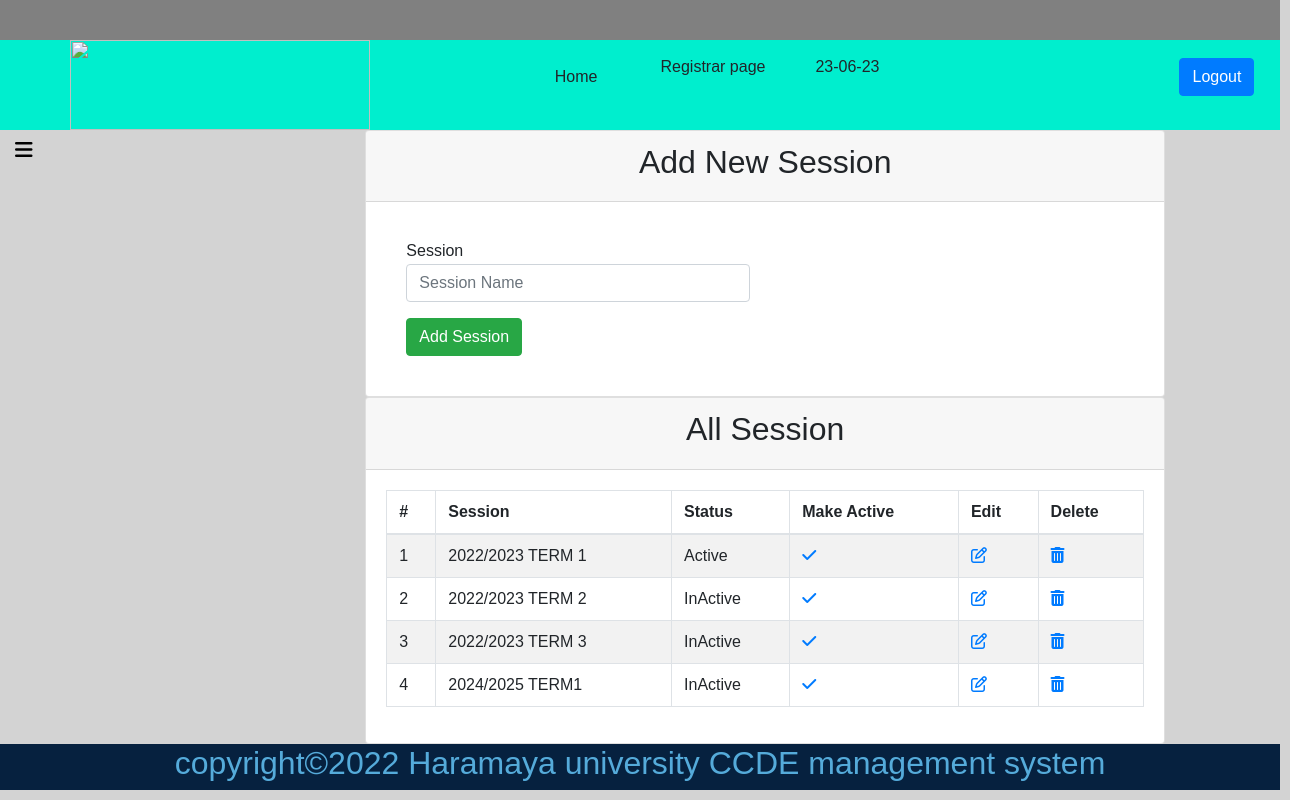
The app's page /CreateSession.php (signed in) with its own data.
### tables this page shows
CREATE TABLE `session` (
  `id` int(11) NOT NULL,
  `session_name` varchar(55) NOT NULL,
  `status` int(2) NOT NULL
);

### CreateSession.php (the view, shortened to what this page needs)
<!DOCTYPE html>
<html>
<head>
    <link rel="stylesheet" href="bootstrap-4.0.0-dist/css/bootstrap.min.css" >
  <link rel="stylesheet" href="bootsrap/css/all.css" >
<link rel="stylesheet" type="text/css" href="stylle.css">
</head>
<body>
 <table border="0" width="1280px" bgcolor="lightgrey" align="center"  >
 	<tr>
        <td height="40px" bgcolor="grey" colspan="4">
        </td>
    </tr>
    <tr>
        <td height="90px" width="100px" colspan="2" bgcolor="Greece" >
            <img src="images/p2.png" width="300px" height="90px" style="margin-left: 70px">
        </td>
        <td width="100px" height="90px" colspan="2" bgcolor="Greece" >
       <ul>
           <li class="li"><a class="btn btn-default" href="Registrar_page.php"> Home</a></li>
           <li class="li">Registrar page</li>
           <li class="li"><?php echo date('d-m-y');?></li>
           <li class="li"><a id="logout" class="btn btn-primary" href="logout.php"> Logout</a></li>
       </ul>
        </td>
    </tr>
 	<tr>
 		<td height="400px" colspan="2">
           <?Php
              include('Side_bar_registrar.php');
           ?>
     </td>
     <td width="500px" colspan="4">
       <div id="right-panel" class="right-panel">
        <div class="content">
            <div class="animated fadeIn">
                <div class="row" style="margin-right: 100px; margin-left: -100px;">
                    <div class="col-lg-12">
                        <div class="card">
                            <div class="card-header">
                                <strong class="card-title"><h2 align="center">Add New Session</h2></strong>
                            </div>
                            <div class="card-body">
                                <div id="pay-invoice">
                                    <div class="card-body">
                                        <form method="Post" action="">
                                            <div class="row">
                                                <div class="col-6">
                                                    <div class="form-group">
                                                        <label for="cc-exp" class="control-label mb-1">Session</label>
                                                        <input id="" name="sessionName" type="tel" class="form-control cc-exp" value="" placeholder="Session Name">
                                                    </div>
                                                </div>
                                                    </div>
                                                    <div>
                                                <button type="submit" name="submit" class="btn btn-success">Add Session</button>
                                            </div>
                                        </form>
                                    </div>
                                </div>
                            </div>
                        </div>
                    </div>
                <br><br>
                    <div class="col-md-12">
                        <div class="card">
                            <div class="card-header">
                                <strong class="card-title"><h2 align="center">All Session</h2></strong>
                            </div>
                            <div class="card-body">
                                <table id="bootstrap-data-table" class="table table-hover table-striped table-bordered">
                                    <thead>
                                        <tr>
                                            <th>#</th>
                                            <th>Session</th>
                                            <th>Status</th>
                                            <th>Make Active</th>
                                            <th>Edit</th>
                                            <th>Delete</th>
                                            </tr>
                                    </thead>
                                    <tbody>
                            <?php
        $ret=mysqli_query($con,"SELECT * from session");
        $cnt=1;
        while ($row=mysqli_fetch_array($ret)) {
                            ?>
                <tr>
                <td><?php echo $cnt;?></td>
                <td><?php  echo $row['session_name'];?></td>
                <td><?php  if($row['status'] == 1){ echo "Active";}else{ echo "InActive";}?></td>
                <td><a href="activateSession.php?activateId=<?php echo $row['id'];?>" title="Activate Session"><i class="fa fa-check fa-1x"></i></a></td>
                <td><a href="update_Session.php?editid=<?php echo $row['id'];?>" title="Edit Session Details"><i class="fa fa-edit fa-1x"></i></a></td>
                <td><a onclick="return confirm('Are you sure you want to delete?')" href="deleteSession.php?delid=<?php echo $row['id'];?>" title="Delete Session"><i class="fa fa-trash fa-1x"></i></a></td>
                </tr>
                <?php
                $cnt=$cnt+1;
                }?>
                                    </tbody>
                                </table>
                            </div>
                        </div>
                    </div>
            </div>
        </div>
    </div>
  </div>
     </td>
   </tr>
   <tr>
   	<td height="30px" colspan="4" bgcolor ="#06213F">
        <?php
            include ('footer.php');
        ?>
    </td>
   </tr>
 </table>
</body>
</html>

### stylle.css (style rules this page uses)
* { margin: 0; padding: 0; box-sizing: border-box; font-family: "poppins", sans-serif; }
body { background-color: lightgrey; }

### CreateSession.php (style rules this page uses)
ul { position: relative; margin-left: 05%; display: flex; }
ul .li { padding-left: 50px; list-style: none; }
#logout { margin-left: 250px; }

### records on screen
session: session_name "2022/2023 TERM 1", status "Active"
session: session_name "2022/2023 TERM 2", status "InActive"
session: session_name "2022/2023 TERM 3", status "InActive"
session: session_name "2024/2025 TERM1", status "InActive"
